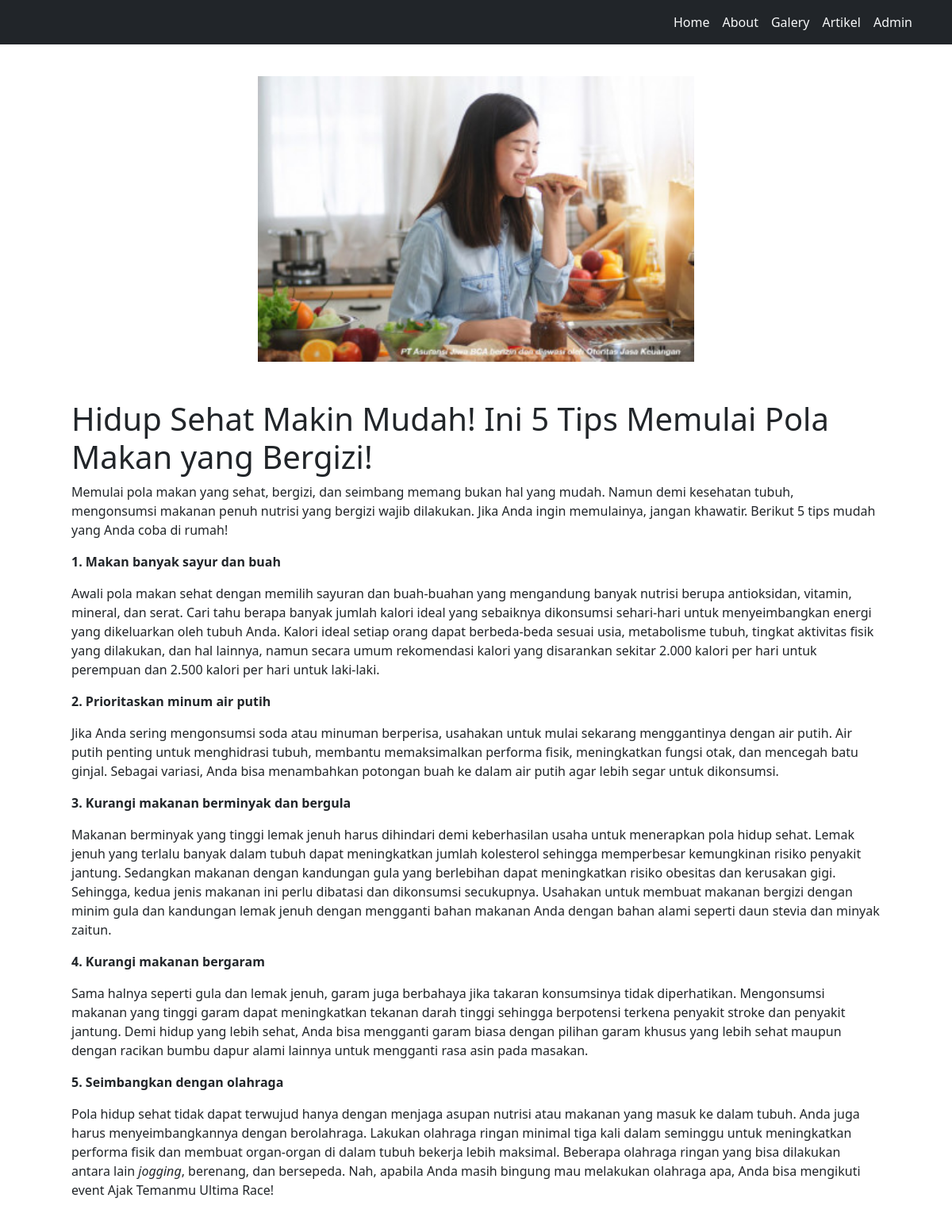
Screenshot of /galery/show_galery/15 with the database file from the repository.
### tables this page shows
CREATE TABLE `galery` (
  `id_galery` int(11) NOT NULL,
  `image` varchar(128) NOT NULL,
  `description` text NOT NULL
);

### application/controllers/Galery.php (called while the page is built, shortened)
<?php
class Galery extends CI_Controller
{
    public function __construct()
    {
        $this->load->model('Galery_model', 'galery');
    }
    public function show_galery($id_galery = null)
    {
        $data['galery'] = $this->galery->ambil_berdasarkan_parameter(['id_galery' => $id_galery]);
        $this->load->view('layouts/admin/head', $data);
        $this->load->view('lihat-galery');
        $this->load->view('layouts/admin/footer');
    }
}

### index.php (called while the page is built, shortened)
<?php
require_once BASEPATH.'core/CodeIgniter.php';

### application/models/Galery_model.php (called while the page is built, shortened)
<?php
class Galery_model extends CI_Model
{
    public function ambil_berdasarkan_parameter($where)
    {
        return $this->db->get_where('galery', $where)->row();
    }
}

### application/views/lihat-galery.php (the view, shortened to what this page needs)
<div class="container py-5">
    <div class="my-5">
        <h2 class="text-center">
            <img src="<?= base_url('assets/images/galery/' . $galery->image) ?>" style="width: 620px; height: 360px;object-fit: contain;">
        </h2>
    </div>
    <div class="mx-5">
        <?= $galery->description ?>
    </div>
</div>

### rows the page displays
galery: image (picture), description "Hidup Sehat Makin Mudah! Ini 5 Tips Memulai Pola Makan yang Bergizi! Memulai pola makan yang sehat, bergizi, dan seimbang memang bukan hal yang mudah. Namun demi kesehatan tubuh, mengonsumsi makanan penuh nutrisi yang bergizi wajib dilakukan. Jika Anda ingin memulainya, jangan khawatir. Berikut 5 tips mudah yang Anda coba di rumah! 1. Makan banyak sayur dan buah Awali pola makan sehat dengan memilih sayuran dan buah-buahan yang mengandung banyak nutrisi berupa antioksidan, vitamin, mineral, dan serat. Cari tahu berapa banyak jumlah kalori ideal yang sebaiknya dikonsumsi sehari-hari untuk menyeimbangkan energi yang dikeluarkan oleh tubuh Anda. Kalori ideal setiap orang dapat berbeda-beda…"
